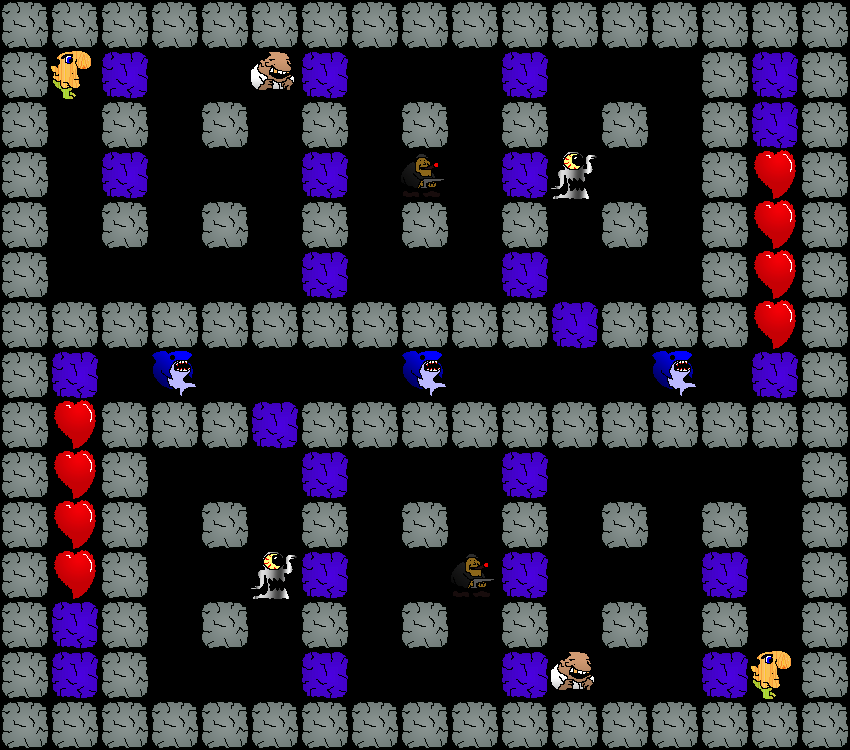

This is a level from a 2D game, rendered from its Tiled map with the project's own tilesets. A one-line summary and the map file follow, with tile-layer data summarised:
An orthogonal 17x15 tile map with 50x50 px tiles, 1 tile layer (Action).

<map version="1.0" orientation="orthogonal" width="17" height="15" tilewidth="50" tileheight="50">
 <tileset firstgid="1" name="Tileset" tilewidth="50" tileheight="50">
  <image source="Tileset.png" width="150" height="200" />
  <tile id="0">
   <properties>
    <property name="Type" value="Soldier" />
   </properties>
  </tile>
  <tile id="1">
   <properties>
    <property name="Type" value="FireLizard" />
   </properties>
  </tile>
  <tile id="2">
   <properties>
    <property name="Type" value="Heart" />
   </properties>
  </tile>
  <tile id="3">
   <properties>
    <property name="Type" value="Sentry" />
   </properties>
  </tile>
  <tile id="4">
   <properties>
    <property name="Type" value="Turret" />
   </properties>
  </tile>
  <tile id="5">
   <properties>
    <property name="Type" value="Shark" />
   </properties>
  </tile>
  <tile id="6">
   <properties>
    <property name="Type" value="BreakableBlock" />
   </properties>
  </tile>
  <tile id="7">
   <properties>
    <property name="Type" value="Block" />
   </properties>
  </tile>
  <tile id="8">
   <properties>
    <property name="Type" value="Gangster" />
   </properties>
  </tile>
  <tile id="9">
   <properties>
    <property name="Type" value="Player" />
   </properties>
  </tile>
  <tile id="11">
   <properties>
    <property name="Type" value="StorBot" />
   </properties>
  </tile>
 </tileset>
 <layer name="Action" width="17" height="15">
  <properties>
   <property name="ColorValue0" value="25" />
   <property name="ColorValue1" value="225" />
   <property name="ColorValue2" value="100" />
   <property name="ColorValue3" value="100" />
  </properties>
  <data>[255 cells, 163 non-empty, 8 distinct tile ids]</data>
 </layer>
</map>
